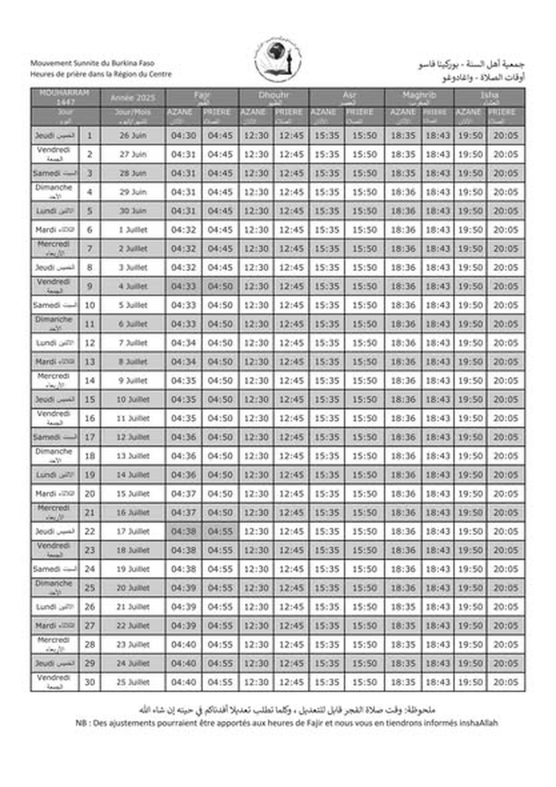
#> input picture ai/features/global-prayer-times/data/research/o1k-wide/fit10/img/msbf1447-p1-x4.png, 1668 x 2360 px (shown at 1/3 size)
$ python -i batch.py   (imports and definitions only)
#> lines starting #> are read from the running program, lines starting #| are printed output that depends on the picture
"""Batch-transcribe the 34 FIANZ 1447H sheets and write one dated-row file per city.

Row dates are derived structurally: every sheet prints Ramadan 1 against 19 February
2026, and the printed date column is checked against that derivation wherever OCR
reads it. Cells that break day-to-day smoothness are re-cropped wider and the
candidate nearest the neighbour interpolation wins; anything still broken is left
null and reported, never guessed.
"""
import json
import re
import subprocess
import sys
from datetime import date, timedelta
from pathlib import Path

from PIL import Image

HERE = Path(__file__).resolve().parent
OCR = HERE.parent / "bin" / "ocrfast"
WORK = HERE.parent / "captures" / "ocr"
DATA = HERE.parent / "data"
CAP = Path.home() / "athan-gitree/census/o1l-city/O1l-19r/captures"

TIMECOLS = ["suhoor", "fajr", "sunrise", "dhuhr", "asr", "maghrib", "isha"]
START = date(2026, 2, 19)


def run_ocr(path):
    out = subprocess.run([str(OCR), str(path)], capture_output=True, text=True)
    items = []
    for line in out.stdout.splitlines():
        parts = line.split("\t")
        if len(parts) != 6:
            continue
        x, y, w, h, conf, text = parts
        items.append({"x": float(x), "y": float(y), "w": float(w), "h": float(h),
                      "conf": float(conf), "text": text.strip()})
    return items


# [11 lines left out: function norm_time, not called in this run]


def mins(s):
    return int(s[:2]) * 60 + int(s[3:])


# [9 lines left out: function cell_ocr, not called in this run]


HEADERS = {
    "ramadan": ["RAMADAN"], "date": ["FEBRUARY", "MARCH"], "day": ["DAY"],
    "suhoor": ["SUHOOR"], "fajr": ["FAJR"], "sunrise": ["SHURUQ", "SUNRISE"],
    "dhuhr": ["ZUHR", "DHUHR"], "asr": ["ASR"],
    "maghrib": ["MAGRIB", "MAGHRIB", "IFTAR"], "isha": ["ISHA"],
}


def transcribe(img_path):
    im = Image.open(img_path)
#> im is the input picture: PIL image 1668x2360 L; min 0, max 255, mean 211.9
    im = im.resize((im.width * 2, im.height * 2), Image.LANCZOS)
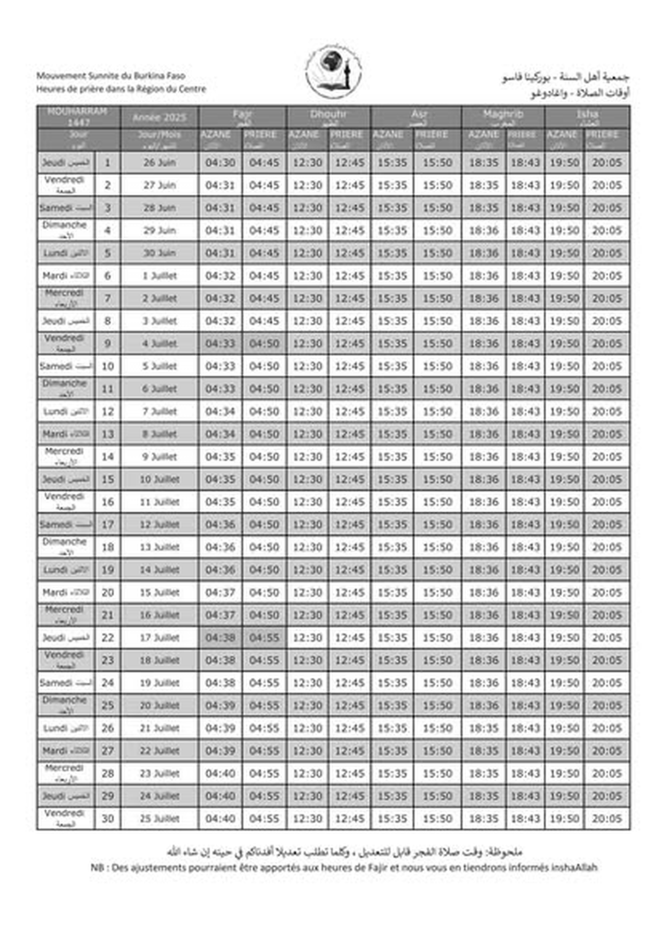
#> im: PIL image 3336x4720 L (shown at 1/5 size); min 0, max 255, mean 211.9
    big = WORK / "big.jpg"
    im.save(big, quality=95)
    items = run_ocr(big)
    colx, heady = {}, []
    for it in items:
        t = it["text"].upper().replace(" ", "")
        for name, keys in HEADERS.items():
            if t in keys:
                colx.setdefault(name, []).append(it["x"] + it["w"] / 2)
                heady.append(it["y"])
    colx = {k: sum(v) / len(v) for k, v in colx.items()}
    missing = [c for c in ["ramadan"] + TIMECOLS if c not in colx]
    if missing:
        return {"error": f"headers missing {missing}", "headers": colx}

    ys = []
    for it in items:
        cx = it["x"] + it["w"] / 2
        if norm_time(it["text"]) and min(abs(cx - c) for c in colx.values()) < 0.05:
            ys.append(it["y"] + it["h"] / 2)
    floor = min(heady) - 0.004 if heady else 1.0
    ys = [y for y in ys if y < floor]
    ys.sort(reverse=True)
    groups = []
    for y in ys:
        if groups and abs(groups[-1][0] - y) < 0.0075:
            groups[-1].append(y)
        else:
            groups.append([y])
    bnds = [sum(g) / len(g) for g in groups]
    if len(bnds) > 30:
        # footer text can parse as a time; keep the longest evenly spaced run
        deltas = sorted(abs(a - b) for a, b in zip(bnds, bnds[1:]))
        step = deltas[len(deltas) // 2]
        runs, cur = [], [bnds[0]]
        for prev, nxt in zip(bnds, bnds[1:]):
            if abs(abs(prev - nxt) - step) < 0.005:
                cur.append(nxt)
            else:
                runs.append(cur)
                cur = [nxt]
        runs.append(cur)
        bnds = max(runs, key=len)
    if len(bnds) != 30:
        return {"error": f"row bands {len(bnds)}", "band_ys": [round(b, 4) for b in bnds]}

    # [9 lines left out: function cell_at, not called in this run]

    rows = []
    for i, y in enumerate(bnds):
        row = {"n": i + 1, "y": y}
        for name in TIMECOLS:
            v = norm_time(cell_at(y, colx[name]))
            if v is None:
                for c in cell_ocr(img_path, y, colx[name]):
                    v = norm_time(c)
                    if v:
                        break
            row[name] = v
        row["date"] = cell_at(y, colx.get("date", 0.195))
        rows.append(row)

    # smoothness repair: a cell that jumps against both neighbours is re-read wider
    log = []
    for c in TIMECOLS:
        for i in range(len(rows)):
            vals = [rows[j][c] for j in (i - 1, i + 1) if 0 <= j < 30 and rows[j][c]]
            if len(vals) < 1 or not rows[i][c]:
                continue
            tgt = sum(mins(v) for v in vals) / len(vals)
            if abs(mins(rows[i][c]) - tgt) <= 4:
                continue
            cands = [norm_time(x) for x in cell_ocr(img_path, rows[i]["y"], colx[c], hw=0.035, hh=0.0090)]
            cands = [x for x in cands if x]
            if not cands:
                continue
            pick = min(cands, key=lambda x: abs(mins(x) - tgt))
            if abs(mins(pick) - tgt) < abs(mins(rows[i][c]) - tgt):
                log.append([rows[i]["n"], c, rows[i][c], pick])
                rows[i][c] = pick

    # suhoor is printed exactly five minutes before fajr on every sheet
    for row in rows:
        if row["suhoor"] and row["fajr"] and mins(row["fajr"]) - mins(row["suhoor"]) != 5:
            log.append([row["n"], "suhoor", row["suhoor"], f"fajr-5 of {row['fajr']}"])
            row["suhoor"] = f"{(mins(row['fajr']) - 5) // 60:02d}:{(mins(row['fajr']) - 5) % 60:02d}"
    return {"rows": rows, "log": log, "colx": colx}


# [38 lines left out: function main, not called in this run]


# [2 lines not run here, left out]

#> (the run stopped early here; a loop or call above may not have finished)
